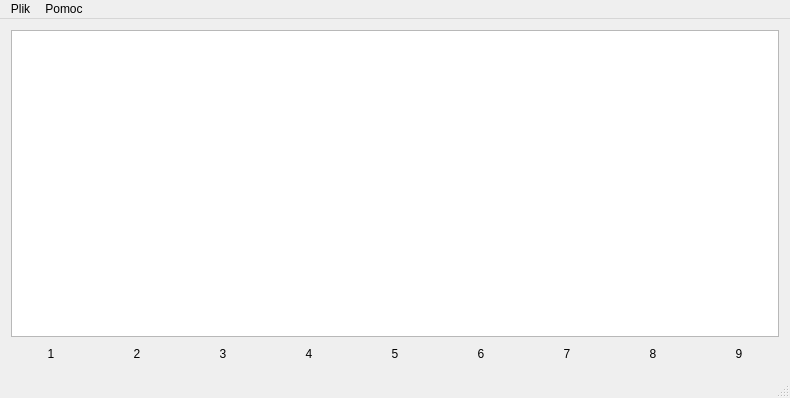
<?xml version="1.0" encoding="UTF-8"?>
<ui version="4.0">
 <class>MainWindow</class>
 <widget class="QMainWindow" name="MainWindow">
  <property name="windowModality">
   <enum>Qt::NonModal</enum>
  </property>
  <property name="geometry">
   <rect>
    <x>0</x>
    <y>0</y>
    <width>743</width>
    <height>398</height>
   </rect>
  </property>
  <property name="sizePolicy">
   <sizepolicy hsizetype="Fixed" vsizetype="Fixed">
    <horstretch>0</horstretch>
    <verstretch>0</verstretch>
   </sizepolicy>
  </property>
  <property name="windowTitle">
   <string>Sudoku Complex</string>
  </property>
  <widget class="QWidget" name="centralWidget">
   <layout class="QGridLayout" name="gridLayout">
    <item row="1" column="0">
     <layout class="QHBoxLayout" name="horizontalLayout">
      <property name="sizeConstraint">
       <enum>QLayout::SetFixedSize</enum>
      </property>
      <item>
       <widget class="QPushButton" name="num1">
        <property name="text">
         <string>1</string>
        </property>
        <property name="flat">
         <bool>true</bool>
        </property>
       </widget>
      </item>
      <item>
       <widget class="QPushButton" name="num2">
        <property name="text">
         <string>2</string>
        </property>
        <property name="flat">
         <bool>true</bool>
        </property>
       </widget>
      </item>
      <item>
       <widget class="QPushButton" name="num3">
        <property name="text">
         <string>3</string>
        </property>
        <property name="flat">
         <bool>true</bool>
        </property>
       </widget>
      </item>
      <item>
       <widget class="QPushButton" name="num4">
        <property name="text">
         <string>4</string>
        </property>
        <property name="flat">
         <bool>true</bool>
        </property>
       </widget>
      </item>
      <item>
       <widget class="QPushButton" name="num5">
        <property name="text">
         <string>5</string>
        </property>
        <property name="flat">
         <bool>true</bool>
        </property>
       </widget>
      </item>
      <item>
       <widget class="QPushButton" name="num6">
        <property name="text">
         <string>6</string>
        </property>
        <property name="flat">
         <bool>true</bool>
        </property>
       </widget>
      </item>
      <item>
       <widget class="QPushButton" name="num7">
        <property name="text">
         <string>7</string>
        </property>
        <property name="flat">
         <bool>true</bool>
        </property>
       </widget>
      </item>
      <item>
       <widget class="QPushButton" name="num8">
        <property name="text">
         <string>8</string>
        </property>
        <property name="flat">
         <bool>true</bool>
        </property>
       </widget>
      </item>
      <item>
       <widget class="QPushButton" name="num9">
        <property name="text">
         <string>9</string>
        </property>
        <property name="flat">
         <bool>true</bool>
        </property>
       </widget>
      </item>
     </layout>
    </item>
    <item row="0" column="0">
     <widget class="QTableView" name="boardView">
      <property name="sizePolicy">
       <sizepolicy hsizetype="Minimum" vsizetype="Minimum">
        <horstretch>0</horstretch>
        <verstretch>0</verstretch>
       </sizepolicy>
      </property>
      <property name="focusPolicy">
       <enum>Qt::WheelFocus</enum>
      </property>
      <property name="verticalScrollBarPolicy">
       <enum>Qt::ScrollBarAlwaysOff</enum>
      </property>
      <property name="horizontalScrollBarPolicy">
       <enum>Qt::ScrollBarAlwaysOff</enum>
      </property>
      <property name="editTriggers">
       <set>QAbstractItemView::AnyKeyPressed|QAbstractItemView::DoubleClicked</set>
      </property>
      <property name="tabKeyNavigation">
       <bool>true</bool>
      </property>
      <property name="showDropIndicator" stdset="0">
       <bool>false</bool>
      </property>
      <property name="dragDropOverwriteMode">
       <bool>false</bool>
      </property>
      <property name="selectionMode">
       <enum>QAbstractItemView::SingleSelection</enum>
      </property>
      <property name="cornerButtonEnabled">
       <bool>false</bool>
      </property>
      <attribute name="horizontalHeaderVisible">
       <bool>false</bool>
      </attribute>
      <attribute name="horizontalHeaderDefaultSectionSize">
       <number>50</number>
      </attribute>
      <attribute name="horizontalHeaderMinimumSectionSize">
       <number>50</number>
      </attribute>
      <attribute name="horizontalHeaderShowSortIndicator" stdset="0">
       <bool>false</bool>
      </attribute>
      <attribute name="verticalHeaderVisible">
       <bool>false</bool>
      </attribute>
      <attribute name="verticalHeaderDefaultSectionSize">
       <number>50</number>
      </attribute>
      <attribute name="verticalHeaderMinimumSectionSize">
       <number>50</number>
      </attribute>
     </widget>
    </item>
   </layout>
  </widget>
  <widget class="QMenuBar" name="menuBar">
   <property name="geometry">
    <rect>
     <x>0</x>
     <y>0</y>
     <width>743</width>
     <height>21</height>
    </rect>
   </property>
   <widget class="QMenu" name="menuPlik">
    <property name="title">
     <string>Plik</string>
    </property>
    <addaction name="actionNowe_sudoku"/>
    <addaction name="actionZapisz_sudoku_do_pliku"/>
    <addaction name="separator"/>
    <addaction name="actionZako_cz_program"/>
   </widget>
   <widget class="QMenu" name="menuPomoc">
    <property name="title">
     <string>Pomoc</string>
    </property>
    <addaction name="actionPodpowied"/>
    <addaction name="separator"/>
    <addaction name="actionInstrukcja_obs_ugi_programu"/>
    <addaction name="separator"/>
    <addaction name="actionO_aplikacji"/>
   </widget>
   <addaction name="menuPlik"/>
   <addaction name="menuPomoc"/>
  </widget>
  <widget class="QStatusBar" name="statusBar"/>
  <action name="actionNowe_sudoku">
   <property name="text">
    <string>Nowe sudoku</string>
   </property>
  </action>
  <action name="actionZapisz_sudoku_do_pliku">
   <property name="text">
    <string>Zapisz sudoku do pliku</string>
   </property>
  </action>
  <action name="actionZako_cz_program">
   <property name="text">
    <string>Zakończ program</string>
   </property>
  </action>
  <action name="actionPodpowied">
   <property name="text">
    <string>Podpowiedź</string>
   </property>
  </action>
  <action name="actionInstrukcja_obs_ugi_programu">
   <property name="text">
    <string>Instrukcja obsługi programu</string>
   </property>
  </action>
  <action name="actionO_aplikacji">
   <property name="text">
    <string>O aplikacji</string>
   </property>
  </action>
 </widget>
 <layoutdefault spacing="6" margin="11"/>
 <resources/>
 <connections/>
</ui>
